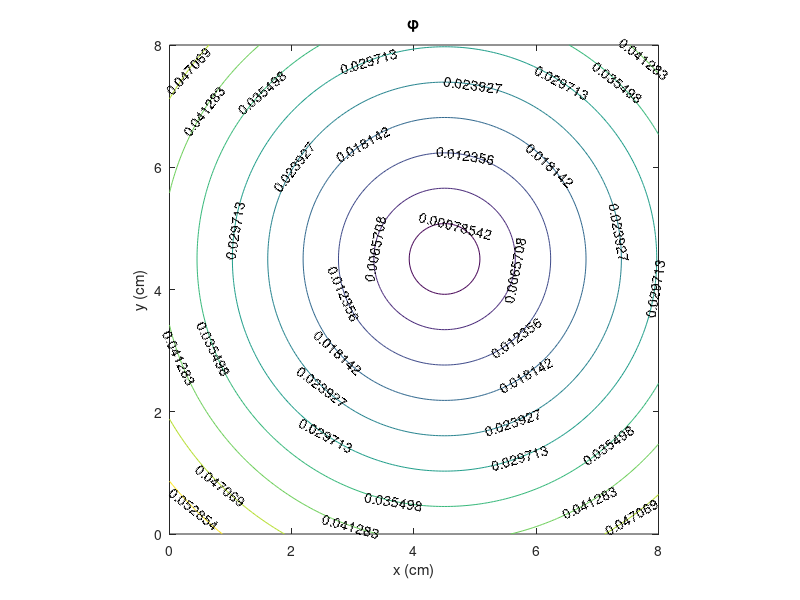
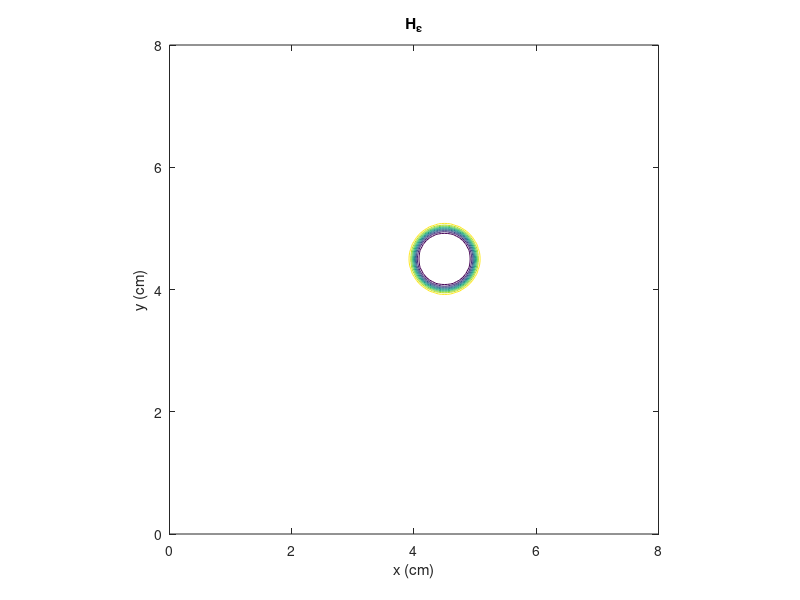
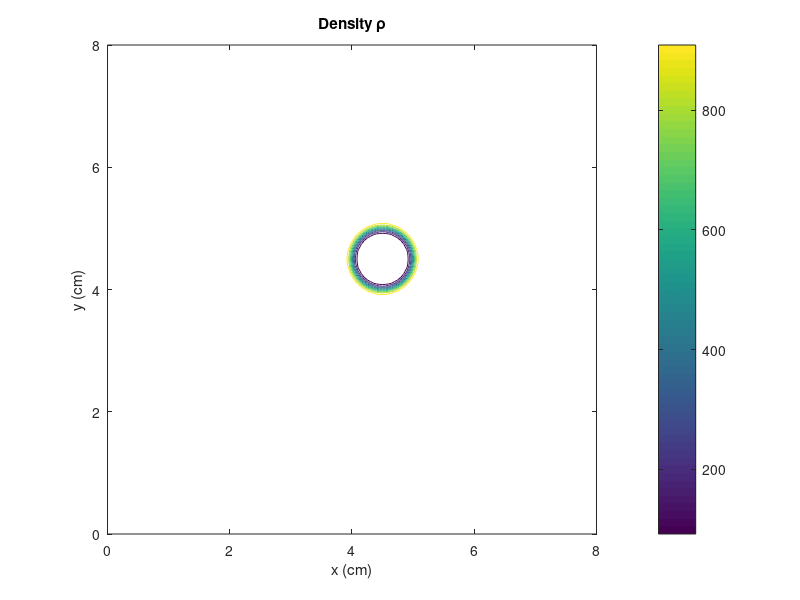
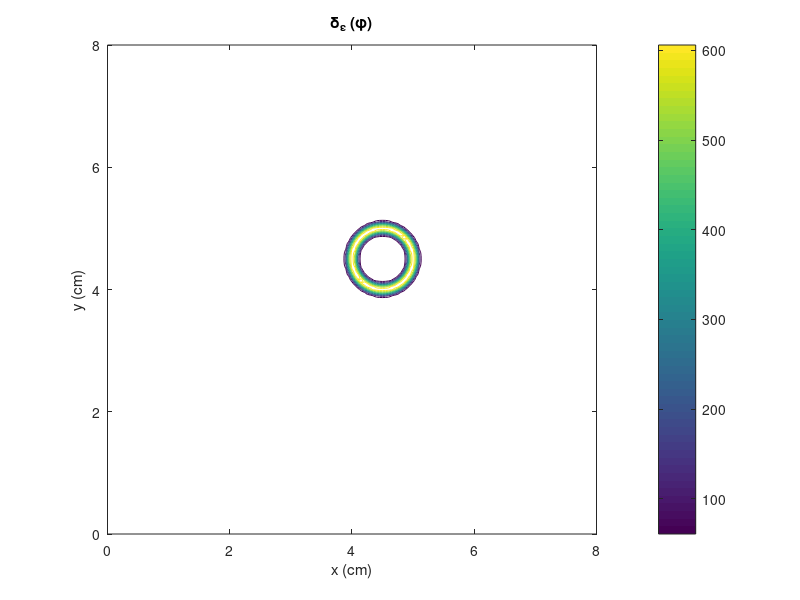

MATLAB code to generate these figures, in order: (Note: this script raises an error after producing the figures.)
%% ME 598 MPF CP2 Task2 %%

% By Cong Lin & Sushobhan Sen

clear
close all

%% Definitions %%
Lx = 0.08;        % Domain Length in x-Direction: 8 cm
Ly = 0.08;        % Domain Length in y-Direction: 8 cm
Nx = 161;      
Ny = 161;
dx = Lx/(Nx-1); 
dy = Ly/(Ny-1);

x = 0:dx:Lx;
xc = 0.045;
y = 0:dy:Ly;
yc = 0.045;
[X,Y] = meshgrid(x,y);

r = 0.005;          % Bubble radius 0.5 cm
xi = 1/r;           % curvature
rho_g = 1;          % kg/m^3
rho_l = 1000;       
sigma = 0.72;
mu_g = 1e-5;
mu_l = 1e-3;

u = zeros(Ny+2,Nx+2);
v = zeros(Ny+2,Nx+2);
uhat = zeros(Ny+2,Nx+2);
vhat = zeros(Ny+2,Nx+2);
p = zeros(Ny+2,Nx+2);

% Define IC for Phi %
phi = sqrt((X-xc).^2 + (Y-yc).^2)-r;
[c,h] = contour(X*100,Y*100,phi); 
clabel(c,h);
axis equal; 
title('\phi'); xlabel('x (cm)'); ylabel('y (cm)');
%% Compute Properties %%
epsilon = 3*dx;
H = zeros(size(phi));
H(phi < -epsilon) = 0;
H(phi > epsilon) = 1;
H(abs(phi) <= epsilon) = 0.5*(1 + phi(abs(phi) <= epsilon)/epsilon + 1/pi * sin(pi*phi(abs(phi) <= epsilon)/epsilon));
figure
contour(X*100,Y*100,H); axis equal;
title('H_\epsilon'); xlabel('x (cm)'); ylabel('y (cm)');

rho_tmp = rho_g + (rho_l - rho_g)*H;            % 2D density field
figure
contour(X*100,Y*100,rho_tmp); axis equal; colorbar;
title('Density \rho'); xlabel('x (cm)'); ylabel('y (cm)');

mu = mu_g + (mu_l - mu_g)*H;                % 2D viscosity field

delta = zeros(size(phi));
delta(phi < -epsilon) = 0;
delta(phi > epsilon) = 0;
delta(abs(phi) <= epsilon) = 0.5*(1/epsilon + 1/epsilon * cos(pi*phi(abs(phi) <= epsilon)/epsilon));
figure
contour(X*100,Y*100,delta); axis equal; colorbar;
title('\delta_\epsilon (\phi)'); xlabel('x (cm)'); ylabel('y (cm)');

Dx = 1/(dx^2)*(diag(-2*ones(Nx,1)) + diag(ones(Nx-1,1),1) + diag(ones(Nx-1,1),-1));                  % x second derivative Matrix
Dx = sparse(Dx);
Dy = 1/(dy^2)*(diag(-2*ones(Ny,1)) + diag(ones(Ny-1,1),1) + diag(ones(Ny-1,1),-1));  % y second derivative Matrix
Dy = sparse(Dy);

Cx = -1*1/(2*dx)*(diag(-1*ones(Nx-1,1),1) + diag(ones(Nx-1,1),-1));                                       % x first derivative Matrix
Cx = sparse(Cx);
Cx(1,2) = 0; Cx(1,1) = 1; Cx(Nx,Nx-1) = 0; Cx(Nx,Nx) = 1;       % collocated zero gradient
Cy = -1*1/(2*dy)*(diag(-1*ones(Ny-1,1),1) + diag(ones(Ny-1,1),-1));                       % y first derivative Matrix
Cy = sparse(Cy);
Cy(1,2) = 0; Cy(1,1) = 1; Cy(Ny,Ny-1) = 0; Cy(Ny,Ny) = 1;       % collocated zero gradient

gradphi_x = phi*Cx';
gradphi_y = Cy*phi;
figure
contourf(X*100,Y*100,gradphi_x); axis equal; colorbar;
title('\nabla \phi _x'); xlabel('x (cm)'); ylabel('y (cm)');
figure
contourf(X*100,Y*100,gradphi_y); axis equal; colorbar;
title('\nabla \phi _y'); xlabel('x (cm)'); ylabel('y (cm)');

CSF_x = -sigma*xi*delta.*gradphi_x;
CSF_y = -sigma*xi*delta.*gradphi_y;


%% Time step %%

% compute hat velocities % 
dt = 0.01;
uhat_tmp = dt*(1./rho_tmp).*CSF_x;
vhat_tmp = dt*(1./rho_tmp).*CSF_y;
uhat(2:Ny+1,2:Nx+1) = uhat_tmp;
vhat(2:Ny+1,2:Nx+1) = vhat_tmp;

% BC routine %
uhat(1,:) = uhat(2,:);          %west BC
uhat(Ny+2,:) = uhat(Ny+1,:);    %east BC
uhat(:,1) = uhat(:,2);
uhat(:,Nx+2) = uhat(:,Nx+1);

% BC routine %
vhat(1,:) = vhat(2,:);          %west BC
vhat(Ny+2,:) = vhat(Ny+1,:);    %east BC
vhat(:,1) = vhat(:,2);
vhat(:,Nx+2) = vhat(:,Nx+1);

rho = zeros(Ny+2,Nx+2);
rho(2:Ny+1,2:Nx+1) = rho_tmp;

% BC routine %
rho(1,:) = rho(2,:);          %west BC
rho(Ny+2,:) = rho(Ny+1,:);    %east BC
rho(:,1) = rho(:,2);
rho(:,Nx+2) = rho(:,Nx+1);

omega = 0.7;
ph = p;
MaxIt = 2000;
MaxErr = 0.0001;
    for it = 1:MaxIt        
        for ii = 2:Nx+1
            for jj = 2:Ny+1                 
                
                ae = 2/(rho(jj,ii+1) + rho(jj,ii))/dx^2;
                aw = 2/(rho(jj,ii) + rho(jj,ii-1))/dx^2;     
                an = 2/(rho(jj+1,ii) + rho(jj,ii))/dy^2;
                as = 2/(rho(jj,ii) + rho(jj-1,ii))/dy^2;
                
                ap = ae + aw + an + as;
                
                source = 1/dt * ( (uhat(jj,ii+1)-uhat(jj,ii-1))/(2*dx) + (vhat(jj+1,ii)-vhat(jj-1,ii))/(2*dy) );
                term = ae*p(jj,ii+1) + aw*p(jj,ii-1) + an*p(jj+1,ii) + as*p(jj-1,ii) - source;
                term = term/ap;
                
                ph(jj,ii) = omega * term + (1-omega) * p(jj,ii);
            end
        end
        
        % BC routine %
        ph(1,:) = ph(2,:);          %west BC
        ph(Ny+2,:) = ph(Ny+1,:);    %east BC
        ph(:,1) = ph(:,2);
        ph(:,Nx+2) = ph(:,Nx+1);
        
        err = 0;
        err = sumabs(ph-p);
        if err <= MaxErr 
            break 
        end    
        p = ph;                     %update p
    end

figure
contourf(X*100,Y*100,p(2:Ny+1,2:Nx+1)); axis equal; colorbar;
title('Pressure Field (Pa)'); xlabel('x (cm)'); ylabel('y (cm)');

u_new = -dt*(1./rho_tmp).*(p(2:Ny+1,2:Nx+1)*Cx') + uhat_tmp;
v_new = -dt*(1./rho_tmp).*(Cy*p(2:Ny+1,2:Nx+1)) + vhat_tmp;

figure
contourf(X*100,Y*100,u_new); axis equal; colorbar;
title('u (m/s)'); xlabel('x (cm)'); ylabel('y (cm)');

figure
contourf(X*100,Y*100,v_new); axis equal; colorbar;
title('v (m/s)'); xlabel('x (cm)'); ylabel('y (cm)');